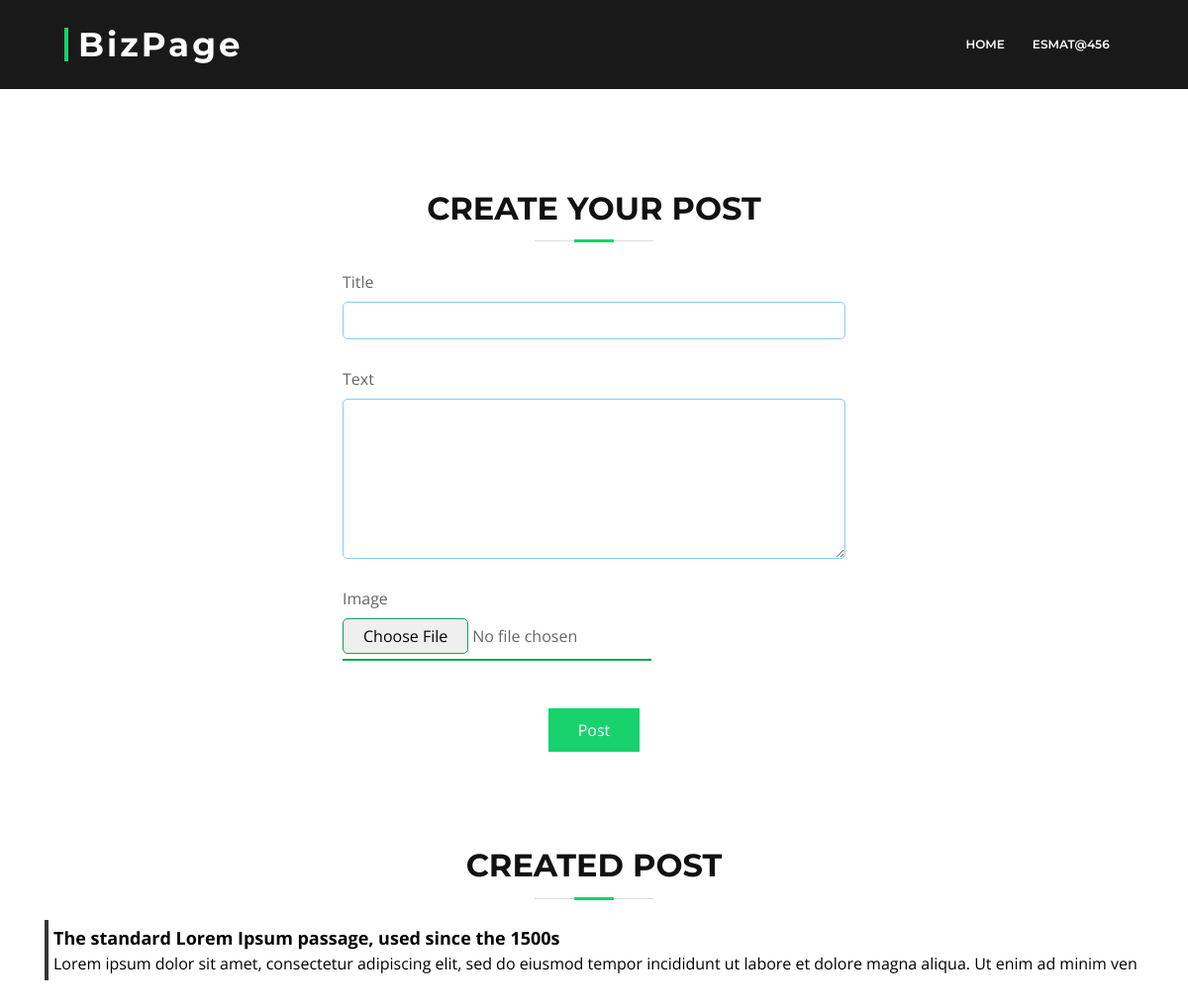
Before: /post/create (signed in) with the older database file.
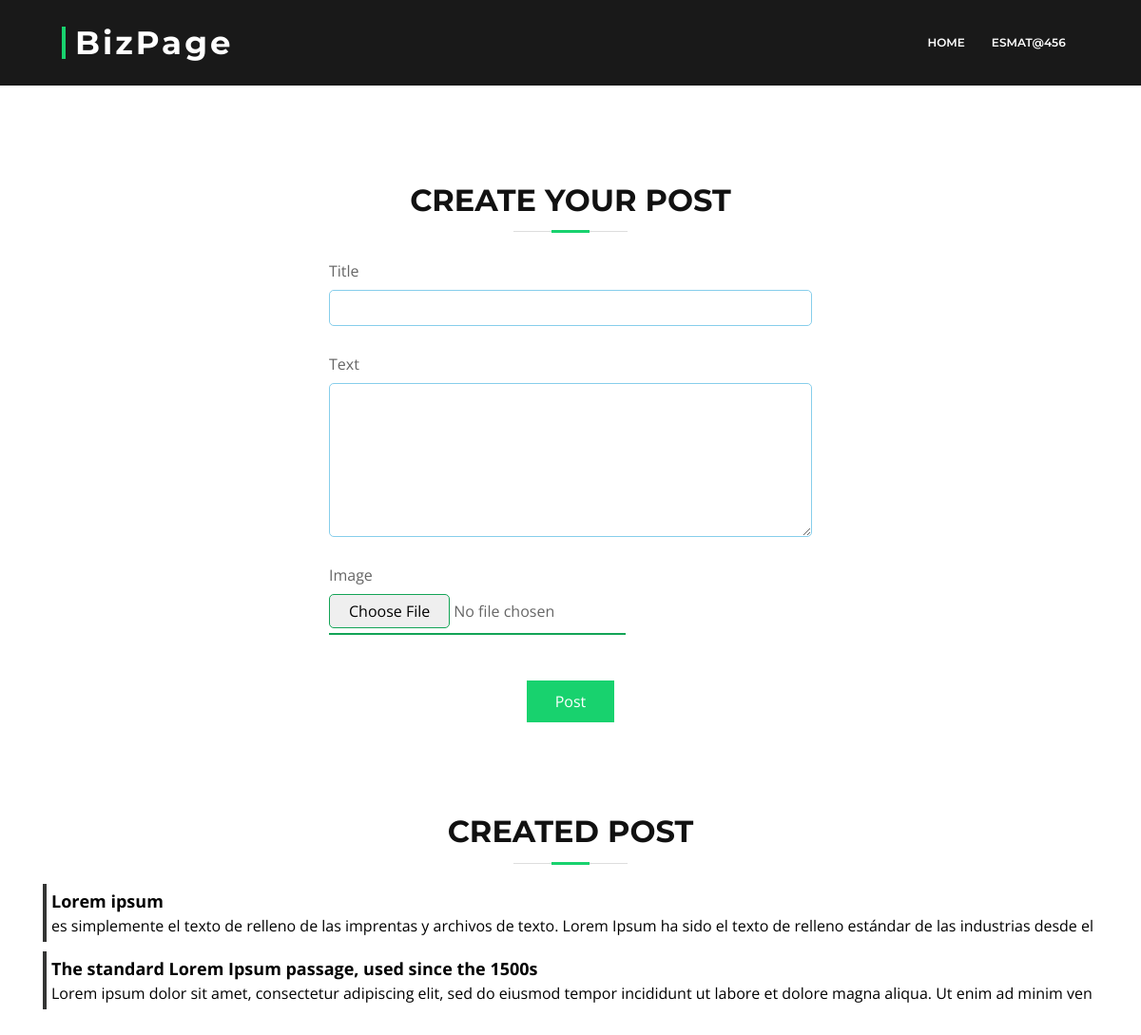
After: the same page with the newer database file.
### blog/models.py (models this page shows, shortened)
class Post(models.Model, HitCountMixin):
    user = models.ForeignKey(User, on_delete=models.CASCADE)
    title = models.CharField(max_length=250)
    text = models.TextField(max_length=1000)
    view = models.IntegerField(null=True, default=0)
    created_at = models.DateTimeField(auto_now=True)
    updated_at = models.DateTimeField(auto_now=True)

### blog/views.py (the view, shortened to what this page needs)
# urls.py: path('post/create', views.create_post, name='create_post'),
def create_post(request):
    blog_post_form=BlogPostForm()
    image_form = PostImageForm()
    recent_post = Post.objects.filter(user=request.user).order_by('-created_at')[:5]
    context = {
        'post_form':blog_post_form,
        'image_form':image_form,
        'recent_post':recent_post
    }
    return render(request, 'forms/post_form.html', context)

### blog/forms.py
class BlogPostForm(forms.ModelForm):
    class Meta:
        model = Post
        fields = ['title','text']
        widgets = {
            'title': forms.TextInput(attrs={
                'class':'form-control shadow-none',
                'required':True }),
            'text': forms.Textarea(attrs={
                'rows':6,
                'required':True
                })
        }

class PostImageForm(forms.ModelForm):
    class Meta:
        model = PostImage
        field = "__all___"
        exclude = ('post',)
        widgets = {
            'image': forms.FileInput(attrs={'type':'file'})
        }

### templates/forms/post_form.html (shortened to what this page needs)
{% load static %}
{% include '../links/link.html' %}
{% include './sub-header.html' %}
<div class="container pt-5 mt-5">
    <div class="row">
        <div class="col-lg-3 col-md-3 col-sm-12 py-4">
        </div>
        <div class="col-lg-6 col-md-6 col-sm-12 pt-5">
            <div class="section-header ">
                <h3>Create Your Post</h3>
            </div>
            <form action="{% url 'create_post' %}" enctype="multipart/form-data" method="POST" class="px-3" >
                {% for field in post_form %}
                <label class="mt-2">{{field.label}}</label>
                <div class="" >{{field}}</div>
                {% endfor %}
                {% for field in image_form %}
                <label class="mt-2">{{field.label}}</label>
                {{field}}
                {% endfor %}
                <div class="text-center my-5">
                    <button type="submit">Post</button>
                </div>
            </form>
        </div>
        <div class="col-lg-3 col-md-3 col-sm-12">
        </div>
    </div>
    <div class="post-container my-5">
        <div class="section-header ">
            <h3>Created Post</h3>
        </div>
        <div class="posts">
            {% for post in recent_post %}
            <div class="item-container">
                <a href="{% url 'post_view' post.id %}">
                <p class="post-title">{{post.title}}</p>
                <p class="post-description">{{post.text}}</p>
                </a>
            </div>
            {% endfor %}
        </div>
    </div>
</div>

Changed rows visible on the page:
added Post: title "Lorem ipsum", text "es simplemente el texto de relleno de las imprentas y archivos de texto. Lorem Ipsum ha sido el texto de relleno estándar de las industrias desde el…"
